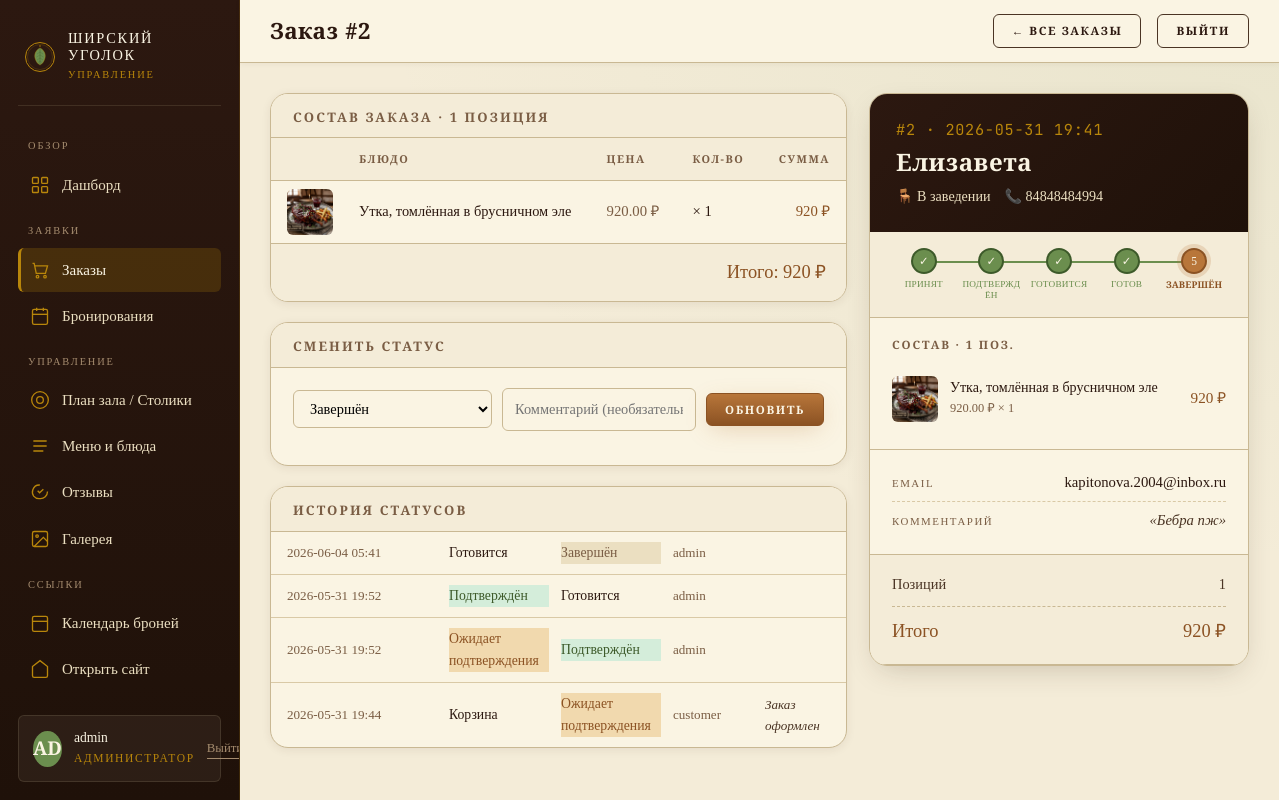
Screenshot of /admin_order.php?id=2 (signed in) with the database file from the repository.
### tables this page shows
CREATE TABLE `order_items` (
  `id` int NOT NULL AUTO_INCREMENT,
  `order_id` int NOT NULL,
  `menu_item_id` int NOT NULL,
  `item_name` varchar(200) NOT NULL,
  `item_price` decimal(10,2) NOT NULL,
  `quantity` int NOT NULL DEFAULT '1',
  PRIMARY KEY (`id`),
  KEY `order_id` (`order_id`),
  CONSTRAINT `order_items_ibfk_1` FOREIGN KEY (`order_id`) REFERENCES `orders` (`id`) ON DELETE CASCADE
);

CREATE TABLE `menu_items` (
  `id` int NOT NULL AUTO_INCREMENT,
  `title` varchar(200) NOT NULL,
  `description` text,
  `category` varchar(100) NOT NULL,
  `price` varchar(50) DEFAULT NULL,
  `weight` varchar(50) DEFAULT NULL,
  `badge` varchar(50) DEFAULT NULL,
  `is_special` tinyint(1) NOT NULL DEFAULT '0',
  `image_path` varchar(255) NOT NULL,
  `images_json` text,
  PRIMARY KEY (`id`)
);

CREATE TABLE `orders` (
  `id` int NOT NULL AUTO_INCREMENT,
  `user_id` int DEFAULT NULL,
  `customer_name` varchar(100) NOT NULL DEFAULT '',
  `customer_phone` varchar(20) NOT NULL DEFAULT '',
  `notes` text,
  `promo_code` varchar(50) DEFAULT NULL,
  `discount` decimal(10,2) NOT NULL DEFAULT '0.00',
  `customer_address` text,
  `total_price` decimal(10,2) NOT NULL DEFAULT '0.00',
  `status` enum('cart','pending','confirmed','preparing','ready','completed','cancelled') NOT NULL DEFAULT 'cart',
  `order_type` enum('dine_in','delivery','takeaway') DEFAULT NULL,
  `total` decimal(10,2) DEFAULT '0.00',
  `delivery_address` varchar(500) DEFAULT NULL,
  `created_at` timestamp NULL DEFAULT CURRENT_TIMESTAMP,
  `updated_at` datetime DEFAULT CURRENT_TIMESTAMP ON UPDATE CURRENT_TIMESTAMP,
  PRIMARY KEY (`id`),
  KEY `idx_orders_status` (`status`),
  KEY `idx_orders_user` (`user_id`),
  CONSTRAINT `orders_ibfk_1` FOREIGN KEY (`user_id`) REFERENCES `users` (`id`) ON DELETE SET NULL
);

CREATE TABLE `order_status_history` (
  `id` int NOT NULL AUTO_INCREMENT,
  `order_id` int NOT NULL,
  `old_status` varchar(50) DEFAULT NULL,
  `new_status` varchar(50) NOT NULL,
  `changed_by` enum('admin','system','customer') NOT NULL DEFAULT 'system',
  `comment` text,
  `created_at` datetime DEFAULT CURRENT_TIMESTAMP,
  PRIMARY KEY (`id`),
  KEY `order_id` (`order_id`),
  CONSTRAINT `order_status_history_ibfk_1` FOREIGN KEY (`order_id`) REFERENCES `orders` (`id`) ON DELETE CASCADE
);

CREATE TABLE `users` (
  `id` int NOT NULL AUTO_INCREMENT,
  `username` varchar(50) NOT NULL,
  `email` varchar(100) NOT NULL,
  `password` varchar(255) NOT NULL,
  `role` enum('user','admin') NOT NULL DEFAULT 'user',
  `full_name` varchar(100) DEFAULT NULL,
  `phone` varchar(20) DEFAULT NULL,
  `created_at` timestamp NULL DEFAULT CURRENT_TIMESTAMP,
  PRIMARY KEY (`id`),
  UNIQUE KEY `username` (`username`),
  UNIQUE KEY `email` (`email`)
);

### public/includes/order_helpers.php (called while the page is built, shortened)
<?php
function order_status_label(string $status): string {
    $labels = [
        'cart' => 'Корзина',
        'pending' => 'Ожидает подтверждения',
        'confirmed' => 'Подтверждён',
        'preparing' => 'Готовится',
        'ready' => 'Готов',
        'completed' => 'Завершён',
        'cancelled' => 'Отменён',
    ];
    return $labels[$status] ?? $status;
}
function order_type_label(?string $type): string {
    if ($type === 'dine_in') return 'В заведении';
    return '—';
}

### public/admin_order.php (the view, shortened to what this page needs)
<?php
require_once 'includes/admin_auth.php';
require_once 'includes/order_helpers.php';
$orderId = (int)($_GET['id'] ?? 0);
$stmt = $conn->prepare("SELECT o.*, u.username, u.full_name, u.email, u.phone AS user_phone FROM orders o LEFT JOIN users u ON o.user_id=u.id WHERE o.id=?");
$stmt->bind_param('i', $orderId); $stmt->execute();
$order = $stmt->get_result()->fetch_assoc(); $stmt->close();
$items = [];
$stmt = $conn->prepare("SELECT oi.*, mi.image_path FROM order_items oi LEFT JOIN menu_items mi ON oi.menu_item_id = mi.id WHERE oi.order_id=?");
$stmt->bind_param('i', $orderId); $stmt->execute();
$res = $stmt->get_result(); while ($row = $res->fetch_assoc()) $items[] = $row; $stmt->close();
$history = [];
$stmt = $conn->prepare("SELECT * FROM order_status_history WHERE order_id=? ORDER BY created_at DESC");
$stmt->bind_param('i', $orderId); $stmt->execute();
$res = $stmt->get_result(); while ($row = $res->fetch_assoc()) $history[] = $row; $stmt->close();
$admin_username = $_SESSION['admin_username'] ?? 'Администратор';
$admin_initials = mb_strtoupper(mb_substr($admin_username, 0, 2));
$statusSteps = ['pending'=>1,'confirmed'=>2,'preparing'=>3,'ready'=>4,'completed'=>5];
$currentStep = $statusSteps[$order['status']] ?? ($order['status'] === 'cancelled' ? -1 : 0);
$stepLabels  = ['Принят','Подтверждён','Готовится','Готов','Завершён'];
$guestName  = $order['full_name'] ?: $order['username'] ?: ($order['customer_name'] ?? '—');
$guestPhone = $order['customer_phone'] ?: ($order['user_phone'] ?? '—');
$total      = $order['total'] ?: ($order['total_price'] ?? 0);
$typeIcon   = ['delivery'=>'🚲','dine_in'=>'🪑','takeaway'=>'🛍'][$order['order_type'] ?? ''] ?? '🛍';
$typeLabel  = order_type_label($order['order_type'] ?? '');
?>
<!doctype html>
<html lang="ru">
<head>
<link rel="stylesheet" href="style.css">
<link rel="stylesheet" href="assets/admin.css">
</head>
<body class="admin-body">
<aside class="admin-side">
  <div class="admin-brand">
    <img src="assets/brand-mark.svg" alt="">
    <div><div class="name">Ширский<br>уголок</div><div class="sub">управление</div></div>
  </div>
  <div class="admin-section-label">Обзор</div>
  <ul class="admin-nav">
    <li><a href="admin_panel.php?section=dashboard">
      <svg class="ico" viewBox="0 0 24 24" fill="none" stroke="currentColor" stroke-width="1.6"><rect x="3" y="3" width="7" height="7" rx="1"/><rect x="14" y="3" width="7" height="7" rx="1"/><rect x="3" y="14" width="7" height="7" rx="1"/><rect x="14" y="14" width="7" height="7" rx="1"/></svg>
      Дашборд</a></li>
  </ul>
  <div class="admin-section-label">Заявки</div>
  <ul class="admin-nav">
    <li><a href="admin_panel.php?section=orders" class="active">
      <svg class="ico" viewBox="0 0 24 24" fill="none" stroke="currentColor" stroke-width="1.6"><path d="M3 4h2l2.5 12h11l2.5-9H6"/><circle cx="9" cy="20" r="1.5"/><circle cx="18" cy="20" r="1.5"/></svg>
      Заказы
    </a></li>
    <li><a href="admin_panel.php?section=bookings">
      <svg class="ico" viewBox="0 0 24 24" fill="none" stroke="currentColor" stroke-width="1.6"><rect x="3" y="4" width="18" height="18" rx="2"/><line x1="16" y1="2" x2="16" y2="6"/><line x1="8" y1="2" x2="8" y2="6"/><line x1="3" y1="10" x2="21" y2="10"/></svg>
      Бронирования
    </a></li>
  </ul>
  <div class="admin-section-label">Управление</div>
  <ul class="admin-nav">
    <li><a href="admin_panel.php?section=tables">
      <svg class="ico" viewBox="0 0 24 24" fill="none" stroke="currentColor" stroke-width="1.6"><circle cx="12" cy="12" r="10"/><circle cx="12" cy="12" r="4"/></svg>
      План зала / Столики</a></li>
    <li><a href="admin_panel.php?section=menu">
      <svg class="ico" viewBox="0 0 24 24" fill="none" stroke="currentColor" stroke-width="1.6"><path d="M4 6h16M4 12h16M4 18h12"/></svg>
      Меню и блюда</a></li>
    <li><a href="admin_panel.php?section=reviews">
      <svg class="ico" viewBox="0 0 24 24" fill="none" stroke="currentColor" stroke-width="1.6"><path d="M21 11.5a8.4 8.4 0 0 1-9 8.4 8.5 8.5 0 0 1-7.6-3 8.5 8.5 0 0 1-1-7.7 8.4 8.4 0 0 1 8.4-5.6"/><path d="M16 8.7 11.5 13l-2.3-2.4"/></svg>
      Отзывы</a></li>
    <li><a href="admin_panel.php?section=gallery">
      <svg class="ico" viewBox="0 0 24 24" fill="none" stroke="currentColor" stroke-width="1.6"><rect x="3" y="3" width="18" height="18" rx="2"/><circle cx="8.5" cy="8.5" r="1.5"/><polyline points="21 15 16 10 5 21"/></svg>
      Галерея</a></li>
  </ul>
  <div class="admin-section-label">Ссылки</div>
  <ul class="admin-nav">
    <li><a href="admin_booking_calendar.php">
      <svg class="ico" viewBox="0 0 24 24" fill="none" stroke="currentColor" stroke-width="1.6"><rect x="3" y="4" width="18" height="18" rx="2"/><line x1="3" y1="10" x2="21" y2="10"/></svg>
      Календарь броней</a></li>
    <li><a href="index.php" target="_blank">
      <svg class="ico" viewBox="0 0 24 24" fill="none" stroke="currentColor" stroke-width="1.6"><path d="m3 9 9-7 9 7v11a2 2 0 0 1-2 2H5a2 2 0 0 1-2-2z"/></svg>
      Открыть сайт</a></li>
  </ul>
  <div class="admin-user" style="margin-top:24px;">
    <div class="av"><?= htmlspecialchars($admin_initials) ?></div>
    <div><div class="who"><?= htmlspecialchars($admin_username) ?></div><div class="role">Администратор</div></div>
    <a href="logout.php?type=admin" style="margin-left:auto;color:var(--ink-faint);font-size:0.8rem;">Выйти</a>
  </div>
</aside>
<div class="admin-main">
  <header class="admin-top">
    <h1>Заказ #<?= $orderId ?></h1>
    <a href="admin_panel.php?section=orders" class="btn btn-ghost btn-sm">← Все заказы</a>
    <a href="logout.php?type=admin" class="btn btn-ghost btn-sm">Выйти</a>
  </header>
  <div class="admin-content">
    <div class="order-layout">
      <div>
        <div class="info-panel">
          <div class="ph" style="padding-bottom:0;">
            <h3>Состав заказа · <?= count($items) ?> <?= count($items) === 1 ? 'позиция' : (count($items) < 5 ? 'позиции' : 'позиций') ?></h3>
          </div>
          <table class="ot">
            <thead><tr><th style="width:54px;"></th><th>Блюдо</th><th>Цена</th><th>Кол-во</th><th style="text-align:right;">Сумма</th></tr></thead>
            <tbody>
              <?php foreach ($items as $it):
                $imgSrc = (!empty($it['image_path']) && file_exists(__DIR__.'/'.$it['image_path'])) ? htmlspecialchars($it['image_path']) : '';
              ?>
              <tr>
                <td style="padding:8px 10px 8px 16px;">
                  <?php if ($imgSrc): ?>
                    <img src="<?= $imgSrc ?>" style="width:46px;height:46px;object-fit:cover;border-radius:var(--r-sm);display:block;">
                  <?php else: ?>
                    <div style="width:46px;height:46px;background:var(--parch-200);border-radius:var(--r-sm);display:flex;align-items:center;justify-content:center;font-size:1.1rem;color:var(--ink-faint);">🍽</div>
                  <?php endif; ?>
                </td>
                <td style="font-family:var(--font-display);font-size:0.9rem;"><?= htmlspecialchars($it['item_name']) ?></td>
                <td style="color:var(--ink-mute);"><?= htmlspecialchars($it['item_price']) ?> ₽</td>
                <td>× <?= (int)$it['quantity'] ?></td>
                <td style="text-align:right;font-family:var(--font-display);color:var(--amber-deep);"><?= number_format($it['item_price'] * $it['quantity'], 0, '.', ' ') ?> ₽</td>
              </tr>
              <?php endforeach; ?>
            </tbody>
          </table>
          <div style="display:flex;justify-content:flex-end;padding:14px 20px;background:var(--parch-100);border-top:1px solid var(--line);">
            <span style="font-family:var(--font-display);font-size:1.15rem;color:var(--amber-deep);">Итого: <?= number_format((float)$total, 0, '.', ' ') ?> ₽</span>
          </div>
        </div>
        <div class="info-panel">
          <div class="ph"><h3>Сменить статус</h3></div>
          <div class="status-form">
            <form method="POST">
              <div class="row">
                <select name="new_status">
                  <?php foreach (['pending','confirmed','preparing','ready','completed','cancelled'] as $s): ?>
                  <option value="<?= $s ?>" <?= $order['status'] === $s ? 'selected' : '' ?>><?= order_status_label($s) ?></option>
                  <?php endforeach; ?>
                </select>
                <input type="text" name="comment" placeholder="Комментарий (необязательно)" style="flex:1;min-width:160px;">
                <button type="submit" name="update_status" class="btn btn-primary btn-sm">Обновить</button>
              </div>
            </form>
          </div>
        </div>
        <?php if (!empty($history)): ?>
        <div class="info-panel">
          <div class="ph"><h3>История статусов</h3></div>
          <div style="padding:0;">
            <?php foreach ($history as $h): ?>
            <div class="hist-row">
              <span style="color:var(--ink-mute);font-size:0.82rem;"><?= substr($h['created_at'] ?? '', 0, 16) ?></span>
              <?php if ($h['old_status']): ?>
              <span class="status-badge status-<?= $h['old_status'] ?>"><?= order_status_label($h['old_status']) ?></span>
              <?php else: ?><span>—</span><?php endif; ?>
              <span class="status-badge status-<?= $h['new_status'] ?>"><?= order_status_label($h['new_status']) ?></span>
              <span style="font-size:0.82rem;color:var(--ink-mute);"><?= htmlspecialchars($h['changed_by']) ?></span>
              <span style="font-size:0.82rem;color:var(--ink-soft);font-style:italic;"><?= htmlspecialchars($h['comment'] ?? '') ?></span>
            </div>
            <?php endforeach; ?>
          </div>
        </div>
        <?php endif; ?>
      </div>
      <div>
        <div class="od-panel">
          <div class="od-head">
            <div class="num">#<?= $orderId ?> · <?= htmlspecialchars(substr($order['created_at'] ?? '', 0, 16)) ?></div>
            <h2><?= htmlspecialchars($guestName) ?></h2>
            <div class="meta">
              <span><?= $typeIcon ?> <?= htmlspecialchars($typeLabel) ?></span>
              <?php if ($guestPhone && $guestPhone !== '—'): ?>
              <span>📞 <?= htmlspecialchars($guestPhone) ?></span>
              <?php endif; ?>
            </div>
          </div>
          <?php if ($order['status'] !== 'cancelled'): ?>
          <div class="order-progress">
            <?php foreach ($stepLabels as $idx => $lbl):
              $step = $idx + 1;
              $cls = '';
              if ($currentStep > $step) $cls = 'done';
              elseif ($currentStep === $step) $cls = 'active';
            ?>
            <div class="op-step <?= $cls ?>">
              <div class="dot"><?= $cls === 'done' ? '✓' : $step ?></div>
              <div class="lbl"><?= $lbl ?></div>
            </div>
            <?php endforeach; ?>
          </div>
          <?php endif; ?>
          <div class="od-items">
            <h4>Состав · <?= count($items) ?> поз.</h4>
            <?php foreach ($items as $it):
              $imgSrc = (!empty($it['image_path']) && file_exists(__DIR__.'/'.$it['image_path'])) ? htmlspecialchars($it['image_path']) : '';
            ?>
            <div class="od-item">
              <div class="ph-mini">
                <?php if ($imgSrc): ?>
                  <img src="<?= $imgSrc ?>" alt="<?= htmlspecialchars($it['item_name']) ?>">
                <?php else: ?>
                  <div style="height:100%;display:flex;align-items:center;justify-content:center;font-size:1.2rem;color:var(--ink-faint);">🍽</div>
                <?php endif; ?>
              </div>
              <div>
                <div class="ttl"><?= htmlspecialchars($it['item_name']) ?></div>
                <div class="qty"><?= htmlspecialchars($it['item_price']) ?> ₽ × <?= (int)$it['quantity'] ?></div>
              </div>
              <div class="sum"><?= number_format($it['item_price'] * $it['quantity'], 0, '.', ' ') ?> ₽</div>
            </div>
            <?php endforeach; ?>
          </div>
          <div class="od-guest">
            <?php if (!empty($order['email'])): ?>
            <div class="row">
              <span class="lbl">Email</span>
              <span class="val"><?= htmlspecialchars($order['email']) ?></span>
            </div>
            <?php endif; ?>
            <?php if (!empty($order['notes'])): ?>
            <div class="row">
              <span class="lbl">Комментарий</span>
              <span class="val" style="font-style:italic;color:var(--ink-soft);max-width:200px;text-align:right;">«<?= htmlspecialchars($order['notes']) ?>»</span>
            </div>
            <?php endif; ?>
          </div>
          <div class="od-totals">
            <div class="row"><span>Позиций</span><span><?= count($items) ?></span></div>
            <div class="row total"><span>Итого</span><span><?= number_format((float)$total, 0, '.', ' ') ?> ₽</span></div>
          </div>
        </div>
      </div>
    </div>
  </div>
</div>
</body>
</html>

### rows the page displays
order_items: menu_item.image_path (picture), item_name "Утка, томлённая в брусничном эле", item_price "920.00", quantity "1", $it['item_price'] * $it['quantity'] "920"
orders: total "920", created_at "2026-05-31 19:41", user.full_name "Елизавета", order_type "🪑", order_type "В заведении", customer_phone "84848484994", status "completed" (drawn), user.email "kapitonova.2004@inbox.ru", notes "Бебра пж"
order_status_history: created_at "2026-06-04 05:41", old_status "Готовится", new_status "Завершён", changed_by "admin"
order_status_history: created_at "2026-05-31 19:52", old_status "Подтверждён", new_status "Готовится", changed_by "admin"
order_status_history: created_at "2026-05-31 19:52", old_status "Ожидает подтверждения", new_status "Подтверждён", changed_by "admin"
order_status_history: created_at "2026-05-31 19:44", old_status "Корзина", new_status "Ожидает подтверждения", changed_by "customer", comment "Заказ оформлен"

### other values shown
$admin_initials "AD"
$admin_username "admin"
$orderId "2"
count($items) "1"
$lbl "ПРИНЯТ"
$lbl "ПОДТВЕРЖДЁН"
$lbl "ГОТОВИТСЯ"
$lbl "ГОТОВ"
$step "5"
$lbl "ЗАВЕРШЁН"
form field new_status "Завершён"
